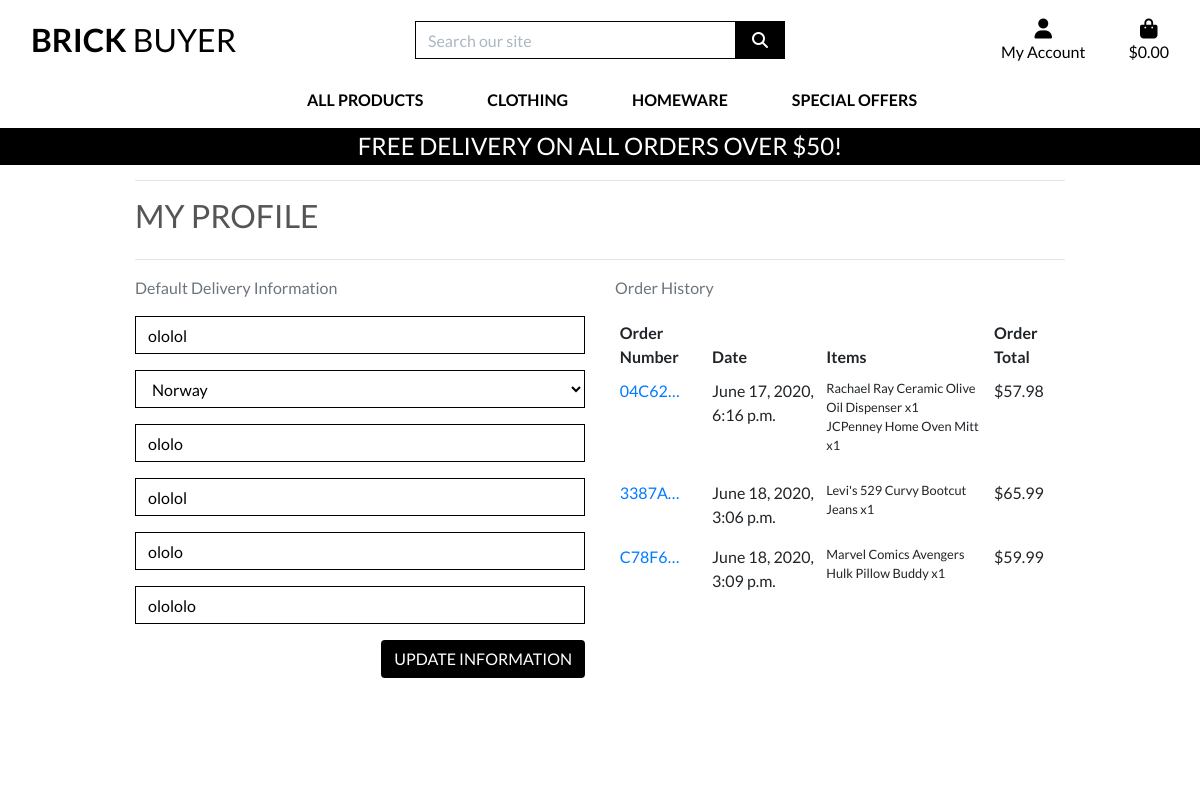
/profile/ (signed in), run on an earlier commit of the app's database.
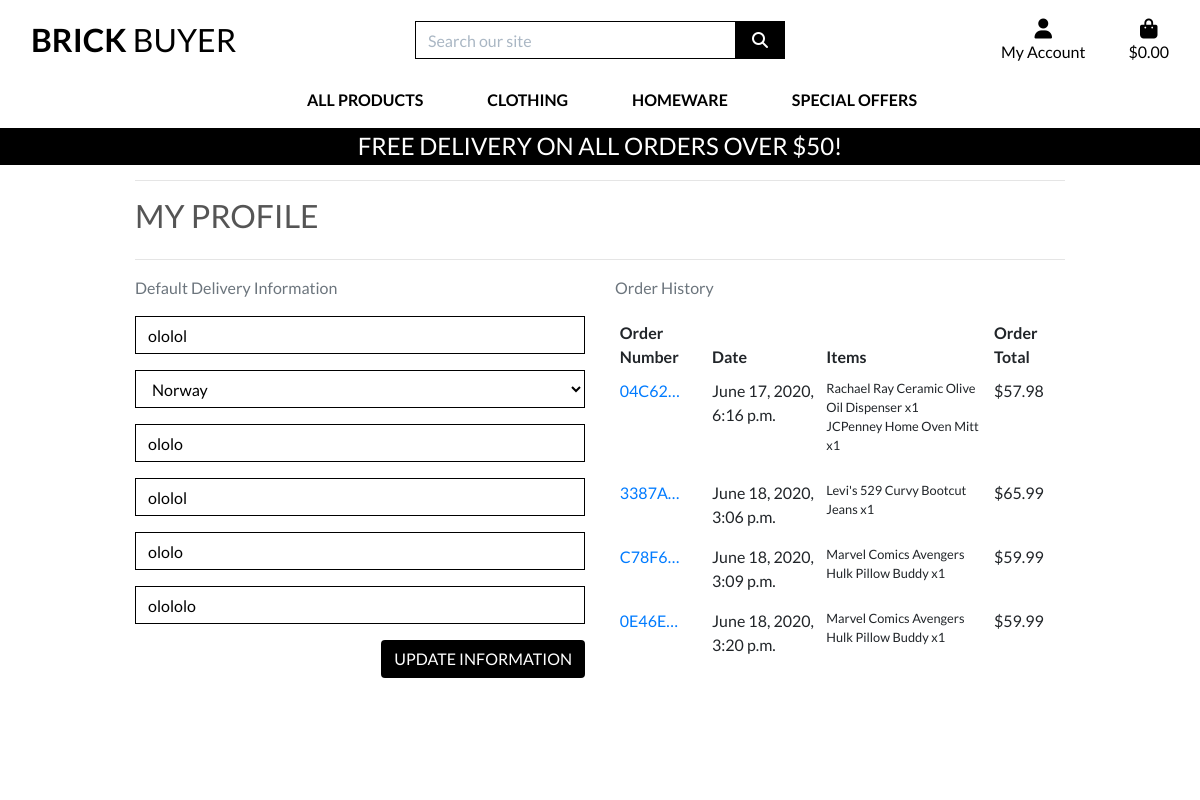
And on a later commit of the database.
### checkout/models.py (models this page shows, shortened)
class Order(models.Model):
    order_number = models.CharField(max_length=32, null=False, editable=False)
    user_profile = models.ForeignKey(UserProfile, on_delete=models.SET_NULL,
                                     null=True, blank=True, related_name='orders')
    full_name = models.CharField(max_length=50, null=False, blank=False)
    email = models.EmailField(max_length=254, null=False, blank=False)
    phone_number = models.CharField(max_length=20, null=False, blank=False)
    country = CountryField(blank_label='Country *', null=False, blank=False)
    postcode = models.CharField(max_length=20, null=True, blank=True)
    town_or_city = models.CharField(max_length=40, null=False, blank=False)
    street_address1 = models.CharField(max_length=80, null=False, blank=False)
    county = models.CharField(max_length=80, null=True, blank=True)
    date = models.DateTimeField(auto_now_add=True)
    delivery_cost = models.DecimalField(max_digits=6, decimal_places=2, null=False, default=0)
    order_total = models.DecimalField(max_digits=10, decimal_places=2, null=False, default=0)
    grand_total = models.DecimalField(max_digits=10, decimal_places=2, null=False, default=0)
    original_bag = models.TextField(null=False, blank=False, default='')
    stripe_pid = models.CharField(max_length=254, null=False, blank=False, default='')

class OrderLineItem(models.Model):
    order = models.ForeignKey(Order, null=False, blank=False, on_delete=models.CASCADE, related_name='lineitems')
    product = models.ForeignKey(Product, null=False, blank=False, on_delete=models.CASCADE)
    quantity = models.IntegerField(null=False, blank=False, default=0)
    lineitem_total = models.DecimalField(max_digits=6, decimal_places=2, null=False, blank=False, editable=False)

### products/models.py (models this page shows, shortened)
class Product(models.Model):
    category = models.ForeignKey('Category', null=True, blank=True,
                                 on_delete=models.SET_NULL)
    sku = models.CharField(max_length=254, null=True, blank=True)
    name = models.CharField(max_length=254)
    description = models.TextField()
    price = models.DecimalField(max_digits=6, decimal_places=2)
    rating = models.DecimalField(max_digits=6, decimal_places=2,
                                 null=True, blank=True)
    image_url = models.URLField(max_length=1024, null=True, blank=True)
    image = models.ImageField(null=True, blank=True)

### profiles/views.py (the view)
# urls.py: path('profile/', include('profiles.urls')),
def profile(request):
    profile = get_object_or_404(UserProfile, user=request.user)
    if request.method == 'POST':
        form = UserProfileForm(request.POST, instance=profile)
        if form.is_valid():
            form.save()
            messages.success(request, 'Profile update complete')
        else:
            messages.error(request, 'update failed, please check the form is valid')
    else:
        form = UserProfileForm(instance=profile)
    orders = profile.orders.all()
    template = 'profiles/profile.html'
    context = {
        'form': form,
        'orders': orders,
        'on_profile_page': True
    }
    return render(request, template, context)

### profiles/forms.py
class UserProfileForm(forms.ModelForm):
    class Meta:
        model = UserProfile
        exclude = ('user',)
    def __init__(self, *args, **kwargs):
        super().__init__(*args, **kwargs)
        placeholders = {
            'default_phone_number': 'Phone Number',
            'default_country': 'country',
            'default_postcode': 'Postal Code',
            'default_town_or_city': 'Town or City',
            'default_street_address1': 'Street Address 1',
            'default_county': 'County',
        }
        self.fields['default_phone_number'].widget.attrs['autofocus'] = True
        for field in self.fields:
            if field != 'default_country':
                if self.fields[field].required:
                    placeholder = f'{placeholders[field]} *'
                else:
                    placeholder = placeholders[field]
                self.fields[field].widget.attrs['placeholder'] = placeholder
            self.fields[field].widget.attrs['class'] = 'border-black rounded-0 profile-form-input'
            self.fields[field].label = False

### profiles/templates/profiles/profile.html (shortened to what this page needs)
{% extends "base.html" %}
{% load static %}
{% block extra_css %}
    <link rel="stylesheet" href="{% static 'profiles/css/profile.css' %}">
{% endblock %}
{% block page_header %}
    <div class="container header-container">
    </div>
{% endblock %}
{% block content %}
    <div class="overlay"></div>
    <div class="container">
        <div class="row">
            <div class="col">
                <hr>
                <h2 class="logo-font mb-4">My Profile</h2>
                <hr>
            </div>
        </div>
        <div class="row">
            <div class="col-12 col-lg-6">
                <p class="text-muted">Default Delivery Information</p>
                <form class="mt-3" action="{% url 'profile' %}" method="POST" id="profile-update-form">
                    {{ form|crispy }}
                    <button class="btn btn-black rounded-o text-uppercase float-right">Update Information</button>
                </form>
            </div>
            <div class="col-12 col-lg-6">
                <p class="text-muted">Order History</p>
                <div class="order-history table-responsive">
                    <table class="table table-sm table-borderless">
                        <thead>
                            <tr>
                                <th>Order Number</th>
                                <th>Date</th>
                                <th>Items</th>
                                <th>Order Total</th>
                            </tr>
                        </thead>
                        <tbody>
                            {% for order in orders %}
                                <tr>
                                    <td>
                                        <a href="{% url 'order_history' order.order_number %}"
                                        title="{{ order.order_number }}">
                                            {{ order.order_number|truncatechars:6 }}
                                        </a>
                                    </td>
                                    <td>{{ order.date }}</td>
                                    <td>
                                        <ul class="list-unstyled">
                                            {% for item in order.lineitems.all %}
                                                <li class="small">
                                                    {{ item.product.name }} x{{ item.quantity }}
                                                </li>
                                            {% endfor %}
                                        </ul>
                                    </td>
                                    <td>${{ order.grand_total }}</td>
                                </tr>
                            {% endfor %}
                        </tbody>
                    </table>
                </div>
            </div>
        </div>
{% endblock %}

What changed in the data, as far as the page shows it:
added Order: order_number "0E46E…", date "June 18, 2020, 3:20 p.m.", grand_total "59.99"
added OrderLineItem: product.name "Marvel Comics Avengers Hulk Pillow Buddy", quantity "1", shown under "0E46E…"
